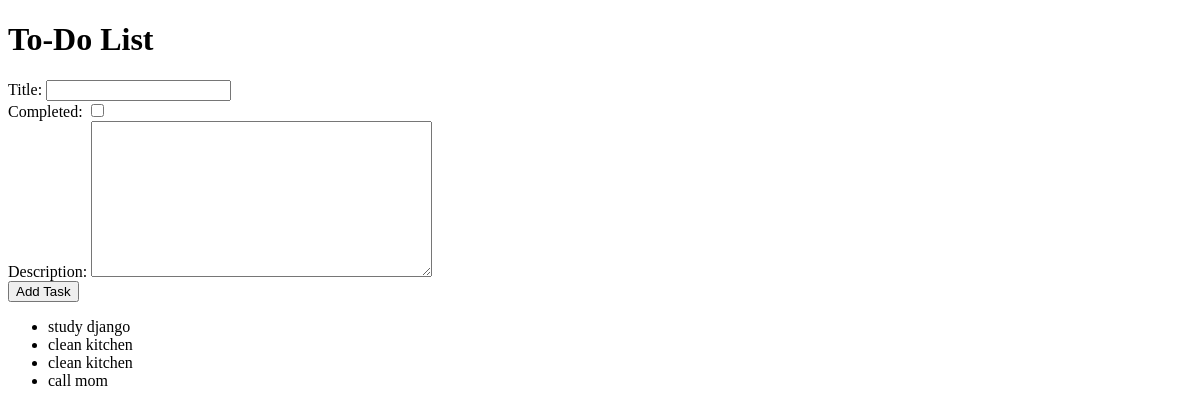
Before: / with the older database file.
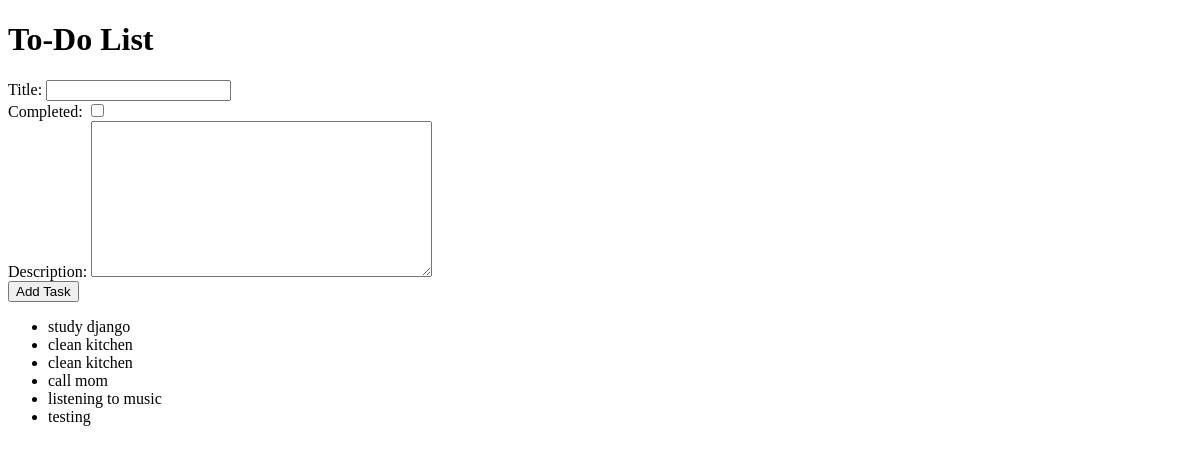
After: the same page with the newer database file.
### todo/models.py (models this page shows, shortened)
class Task(models.Model):
    title = models.CharField(max_length=200)
    completed = models.BooleanField(default=False)
    description = models.TextField()
    due_date = models.DateField(null=True, blank=True)
    priority = models.IntegerField(default=0)
    progress = models.FloatField(default=0.0)

### todo/views.py (the view)
# urls.py: path('' , views.home, name='home'),
def home(request):
    tasks = Task.objects.all()
    if request.method == 'POST':
        form = TaskForm(request.POST)
        if form.is_valid():
            form.save()
            return redirect('home')
    else:
        form = TaskForm()
    return render(request, 'home.html', {'tasks': tasks, 'form': form})

### todo/forms.py
class TaskForm(forms.ModelForm):
    class Meta:
        model = Task
        fields = ['title', 'completed', 'description']

### todo/templates/home.html (shortened to what this page needs)
<!DOCTYPE html>
<html lang="en">
<head>
</head>
<body>
  <h1>To-Do List</h1>
  <form method="post">
    {{ form }}
    <button type="submit">Add Task</button>
  </form>
  <ul>
    {% for task in tasks %}
      <li>{{ task.title }}</li>
    {% empty %}
      <li>No tasks yet!</li>
    {% endfor %}
  </ul>
</body>
</html>

Changed rows visible on the page:
added Task: title "listening to music"
added Task: title "testing"
